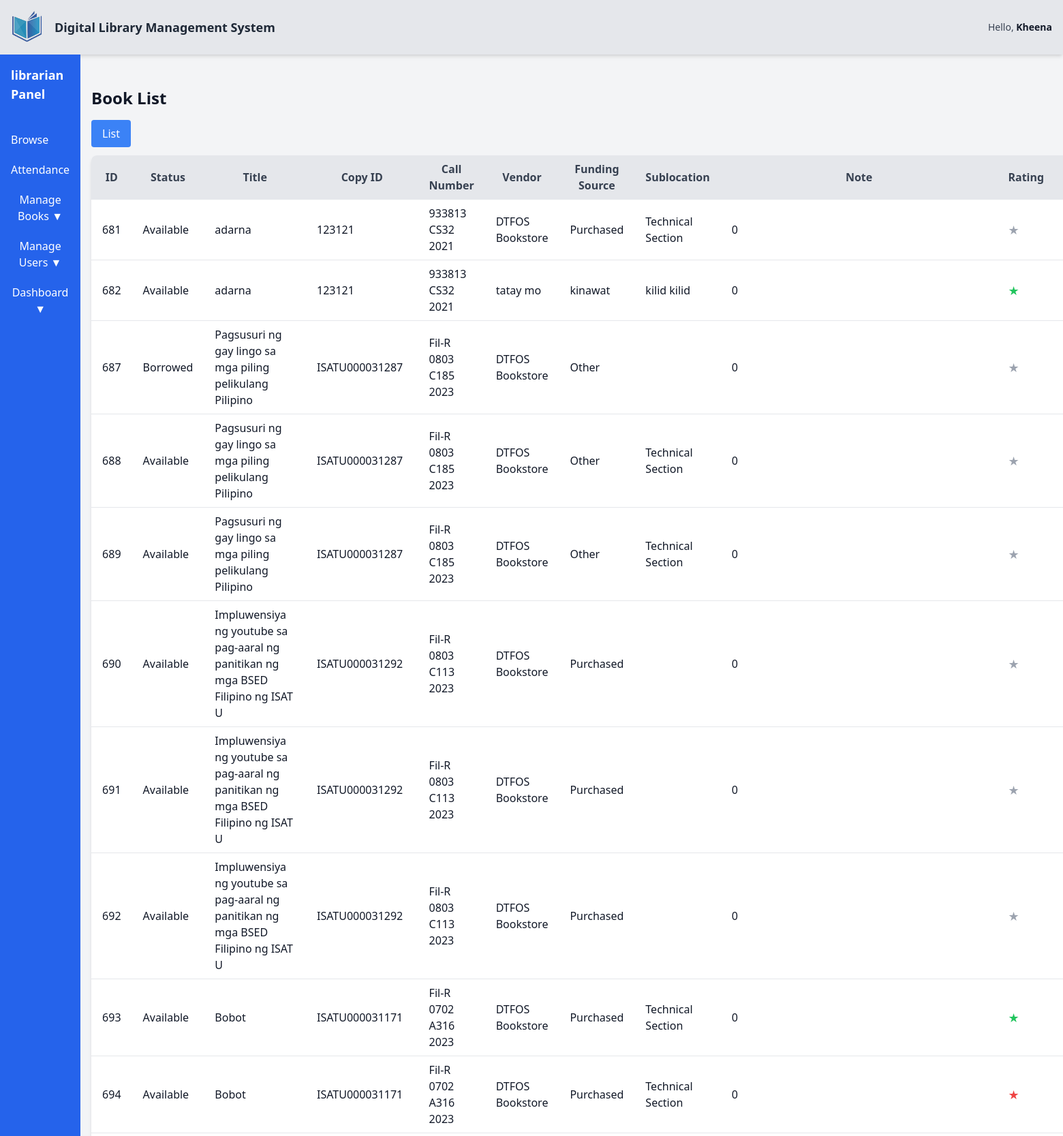
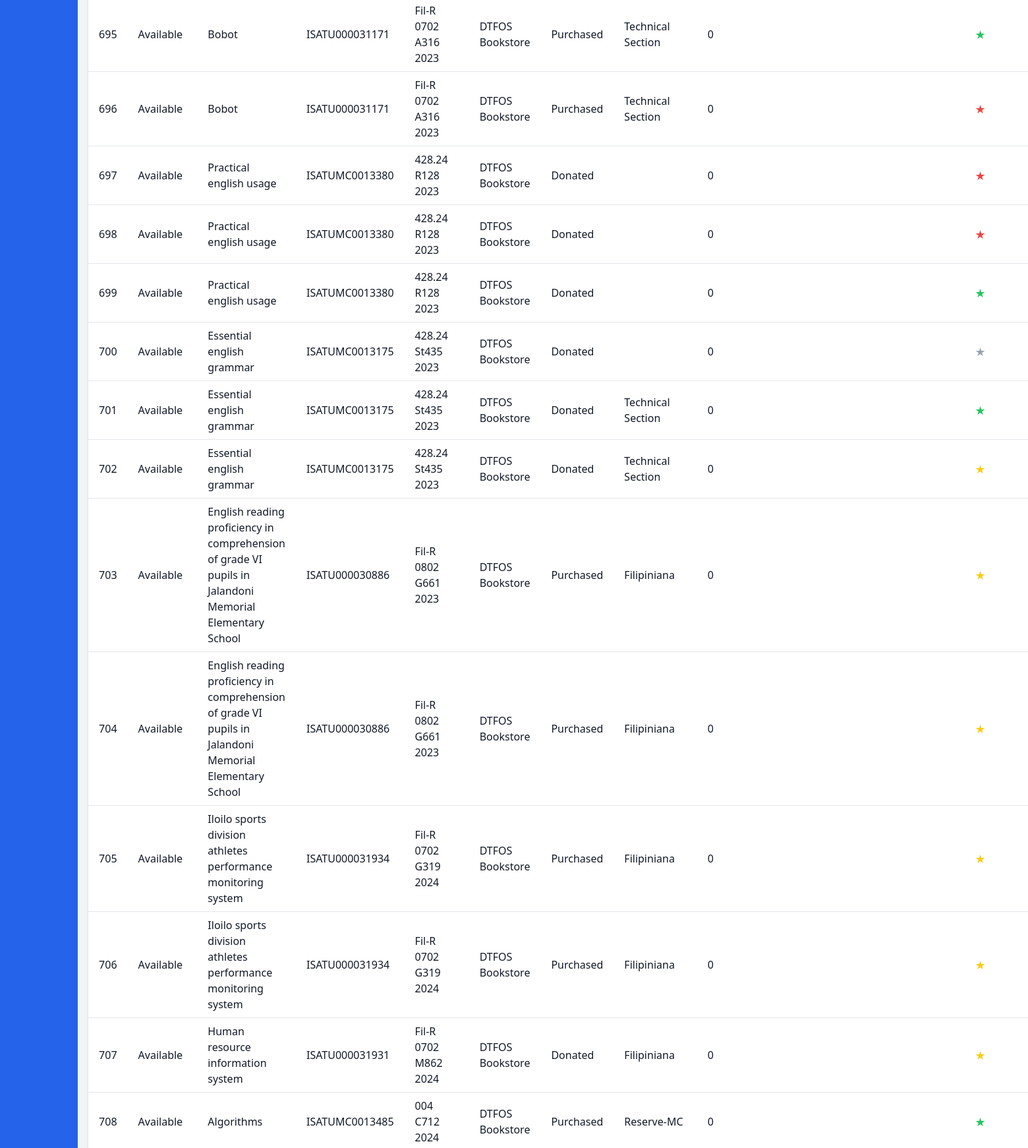
The app's page /dashboard/librarian/BookList.php (signed in, upper part) with its own data (2 pictures, top to bottom).
### tables this page shows
CREATE TABLE `contact` (
  `IDno` varchar(11) NOT NULL,
  `email1` varchar(100) DEFAULT NULL,
  `con1` varchar(20) DEFAULT NULL
);

CREATE TABLE `users_info` (
  `IDno` varchar(11) NOT NULL,
  `Fname` varchar(50) DEFAULT NULL,
  `Sname` varchar(50) DEFAULT NULL,
  `Mname` varchar(50) DEFAULT NULL,
  `Ename` varchar(50) DEFAULT NULL,
  `gender` varchar(10) DEFAULT NULL,
  `photo` varchar(255) DEFAULT NULL
);

CREATE TABLE `book_copies` (
  `ID` int(11) NOT NULL,
  `book_copy` varchar(50) NOT NULL,
  `copy_ID` varchar(50) NOT NULL,
  `B_title` varchar(255) NOT NULL,
  `status` enum('Available','Borrowed','Reserve') DEFAULT NULL,
  `callNumber` varchar(50) DEFAULT NULL,
  `circulationType` varchar(50) DEFAULT NULL,
  `dateAcquired` date DEFAULT NULL,
  `description1` text DEFAULT NULL,
  `description2` text DEFAULT NULL,
  `description3` text DEFAULT NULL,
  `number1` int(11) DEFAULT NULL,
  `number2` int(11) DEFAULT NULL,
  `number3` int(11) DEFAULT NULL,
  `Sublocation` varchar(100) DEFAULT NULL,
  `vendor` varchar(100) DEFAULT NULL,
  `fundingSource` varchar(100) DEFAULT NULL,
  `rating` int(11) NOT NULL DEFAULT 0,
  `note` varchar(50) NOT NULL
);

### dashboard/config.php (called while the page is built, shortened)
<?php
$db_host = 'localhost';
$db_username = 'root';
$db_password = '';
$db_name = 'dlms';
$conn = mysqli_connect($db_host, $db_username, $db_password, $db_name);
$idno = isset($_SESSION['admin']) ? $_SESSION['admin']['IDno'] :
       (isset($_SESSION['student']) ? $_SESSION['student']['IDno'] : $_SESSION['librarian']['IDno']);
$combinedQuery = "
    SELECT
        contact.email1, contact.con1,
        address.municipality, address.barangay, address.province, address.DOB,
        users_info.Fname, users_info.Sname, users_info.IDno, users_info.Mname, users_info.Ename, users_info.gender, users_info.photo,
        user_details.college, user_details.course, user_details.yrLVL, user_details.A_LVL, user_details.status
    FROM contact
    JOIN address ON contact.IDno = address.IDno
    JOIN users_info ON contact.IDno = users_info.IDno
    JOIN user_details ON contact.IDno = user_details.IDno
    WHERE contact.IDno = ?
";
$stmt = $conn->prepare($combinedQuery);
$stmt->bind_param("s", $idno);
$stmt->execute();
$result = $stmt->get_result();
$userData = $result->fetch_assoc();
?>

### dashboard/librarian/BookList.php (the view, shortened to what this page needs)
<?php
include '../config.php';
$book_title = isset($_GET['title']) ? $_GET['title'] : '';
$sql = "SELECT * FROM book_copies";
$stmt = $conn->prepare($sql);
$stmt->execute();
$result = $stmt->get_result();
?>
<!DOCTYPE html>
<html lang="en">
<head>
    <script src="https://cdn.tailwindcss.com"></script>
</head>
<body class="flex flex-col min-h-screen bg-gray-100 text-gray-900">
    <?php include 'include/header.php'; ?>
    <main class="flex">
        <?php include 'include/sidebar.php'; ?>
        <div class="flex-grow">
            <div class="container mx-auto p-4 pt-6 mt-6">
                <h2 class="text-2xl font-semibold mb-4">Book List</h2>
                <a href="ViewBook.php?title=<?php echo urlencode($book_title); ?>" class="inline-block bg-blue-500 text-white py-2 px-4 rounded hover:bg-blue-600 mb-3">List</a>
                <table class="min-w-full table-auto bg-white shadow-md rounded-lg overflow-hidden">
                    <thead>
                        <tr class="bg-gray-200 text-gray-700">
                            <th class="py-2 px-4 border-b">ID</th>
                            <th class="py-2 px-4 border-b">Status</th>
                            <th class="py-2 px-4 border-b">Title</th>
                            <th class="py-2 px-4 border-b">Copy ID</th>
                            <th class="py-2 px-4 border-b">Call Number</th>
                            <th class="py-2 px-4 border-b">Vendor</th>
                            <th class="py-2 px-4 border-b">Funding Source</th>
                            <th class="py-2 px-4 border-b">Sublocation</th>
                            <th class="py-2 px-4 border-b">Note</th>
                            <th class="py-2 px-4 border-b">Rating</th>
                            <th class="py-2 px-4 border-b">Action</th>
                        </tr>
                    </thead>
                    <tbody>
                        <?php
                        if ($result && $result->num_rows > 0) {
                            while ($row = $result->fetch_assoc()) {
                                echo "<tr class='border-b hover:bg-gray-50'>
                                    <td class='py-2 px-4'>" . htmlspecialchars($row['ID']) . "</td>
                                    <td class='py-2 px-4'>" . htmlspecialchars($row['status']) . "</td>
                                    <td class='py-2 px-4'>" . htmlspecialchars($row['B_title']) . "</td>
                                    <td class='py-2 px-4'>" . htmlspecialchars($row['copy_ID']) . "</td>
                                    <td class='py-2 px-4'>" . htmlspecialchars($row['callNumber']) . "</td>
                                    <td class='py-2 px-4'>" . htmlspecialchars($row['vendor']) . "</td>
                                    <td class='py-2 px-4'>" . htmlspecialchars($row['fundingSource']) . "</td>
                                    <td class='py-2 px-4'>" . htmlspecialchars($row['Sublocation']) . "</td>
                                    <td class='py-2 px-4'>" . htmlspecialchars($row['note']) . "</td>
                                    <td class='py-2 px-4'>";
$rating = (int) $row['rating'];
$maxStars = 1;
for ($i = 1; $i <= $maxStars; $i++) {
    if ($rating === 0) {
        echo '<span class="text-gray-400 text-lg inline-block">&#9733;</span>';
    } else {
        $color = match ($rating) {
            5 => 'text-green-500',
            4 => 'text-blue-500',
            3 => 'text-yellow-400',
            2 => 'text-orange-500',
            1 => 'text-red-500',
            default => 'text-gray-400',
        };
        echo "<span class='{$color} text-lg'>&#9733;</span>";
    }
}
                                echo "</td>
                                    <td class='py-2 px-4'>
                                        <a href='ViewCopy.php?ID=" . urlencode($row['ID']) . "' class='bg-blue-500 text-white py-1 px-3 rounded hover:bg-blue-600'>View</a>
                                    </td>
                                </tr>";
                            }
                        } else {
                            echo "<tr><td colspan='11' class='py-2 px-4 text-center'>No books available.</td></tr>";
                        }
                        ?>
                    </tbody>
                </table>
            </div>
        </div>
    </main>
</body>
</html>

### dashboard/librarian/include/header.php
<div class="flex items-center justify-between bg-gray-200 p-4 shadow-md">
    <div class="flex items-center">
        <a href="#">
            <img src="../../Registration/pic/logo wu.png" alt="Logo" class="h-12 w-12 mr-4">
        </a>
        <strong class="text-lg font-semibold text-gray-800">
            Digital Library Management System
        </strong>
    </div>
    <div class="flex items-center space-x-4">
        <?php if ($userData): ?>
            <span class="text-sm text-gray-700 font-medium">Hello,
                <strong class="text-gray-900"><?php echo htmlspecialchars($userData['Fname']); ?></strong>
            </span>
        <?php else: ?>
            <span class="text-sm text-gray-700 font-medium">Hello, <strong class="text-gray-900">Guest</strong></span>
        <?php endif; ?>
    </div>
</div>

### records on screen
contact: IDno.Fname "Kheena"
book_copies: ID "681", status "Available", B_title "adarna", copy_ID "123121", callNumber "933813 CS32 2021", vendor "DTFOS Bookstore", fundingSource "Purchased", Sublocation "Technical Section", note "0", rating 0 (drawn)
book_copies: ID "682", status "Available", B_title "adarna", copy_ID "123121", callNumber "933813 CS32 2021", vendor "tatay mo", fundingSource "kinawat", Sublocation "kilid kilid", note "0"
book_copies: ID "687", status "Borrowed", B_title "Pagsusuri ng gay lingo sa mga piling pelikulang Pilipino", copy_ID "ISATU000031287", callNumber "Fil-R 0803 C185 2023", vendor "DTFOS Bookstore", fundingSource "Other", note "0", rating 0 (drawn)
book_copies: ID "688", status "Available", B_title "Pagsusuri ng gay lingo sa mga piling pelikulang Pilipino", copy_ID "ISATU000031287", callNumber "Fil-R 0803 C185 2023", vendor "DTFOS Bookstore", fundingSource "Other", Sublocation "Technical Section", note "0", rating 0 (drawn)
book_copies: ID "689", status "Available", B_title "Pagsusuri ng gay lingo sa mga piling pelikulang Pilipino", copy_ID "ISATU000031287", callNumber "Fil-R 0803 C185 2023", vendor "DTFOS Bookstore", fundingSource "Other", Sublocation "Technical Section", note "0", rating 0 (drawn)
book_copies: ID "690", status "Available", B_title "Impluwensiya ng youtube sa pag-aaral ng panitikan ng mga BSED Filipino ng ISAT U", copy_ID "ISATU000031292", callNumber "Fil-R 0803 C113 2023", vendor "DTFOS Bookstore", fundingSource "Purchased", note "0", rating 0 (drawn)
book_copies: ID "691", status "Available", B_title "Impluwensiya ng youtube sa pag-aaral ng panitikan ng mga BSED Filipino ng ISAT U", copy_ID "ISATU000031292", callNumber "Fil-R 0803 C113 2023", vendor "DTFOS Bookstore", fundingSource "Purchased", note "0", rating 0 (drawn)
book_copies: ID "692", status "Available", B_title "Impluwensiya ng youtube sa pag-aaral ng panitikan ng mga BSED Filipino ng ISAT U", copy_ID "ISATU000031292", callNumber "Fil-R 0803 C113 2023", vendor "DTFOS Bookstore", fundingSource "Purchased", note "0", rating 0 (drawn)
book_copies: ID "693", status "Available", B_title "Bobot", copy_ID "ISATU000031171", callNumber "Fil-R 0702 A316 2023", vendor "DTFOS Bookstore", fundingSource "Purchased", Sublocation "Technical Section", note "0"
book_copies: ID "694", status "Available", B_title "Bobot", copy_ID "ISATU000031171", callNumber "Fil-R 0702 A316 2023", vendor "DTFOS Bookstore", fundingSource "Purchased", Sublocation "Technical Section", note "0"
book_copies: ID "695", status "Available", B_title "Bobot", copy_ID "ISATU000031171", callNumber "Fil-R 0702 A316 2023", vendor "DTFOS Bookstore", fundingSource "Purchased", Sublocation "Technical Section", note "0"
book_copies: ID "696", status "Available", B_title "Bobot", copy_ID "ISATU000031171", callNumber "Fil-R 0702 A316 2023", vendor "DTFOS Bookstore", fundingSource "Purchased", Sublocation "Technical Section", note "0"
book_copies: ID "697", status "Available", B_title "Practical english usage", copy_ID "ISATUMC0013380", callNumber "428.24 R128 2023", vendor "DTFOS Bookstore", fundingSource "Donated", note "0"
book_copies: ID "698", status "Available", B_title "Practical english usage", copy_ID "ISATUMC0013380", callNumber "428.24 R128 2023", vendor "DTFOS Bookstore", fundingSource "Donated", note "0"
book_copies: ID "699", status "Available", B_title "Practical english usage", copy_ID "ISATUMC0013380", callNumber "428.24 R128 2023", vendor "DTFOS Bookstore", fundingSource "Donated", note "0"
book_copies: ID "700", status "Available", B_title "Essential english grammar", copy_ID "ISATUMC0013175", callNumber "428.24 St435 2023", vendor "DTFOS Bookstore", fundingSource "Donated", note "0", rating 0 (drawn)
book_copies: ID "701", status "Available", B_title "Essential english grammar", copy_ID "ISATUMC0013175", callNumber "428.24 St435 2023", vendor "DTFOS Bookstore", fundingSource "Donated", Sublocation "Technical Section", note "0"
book_copies: ID "702", status "Available", B_title "Essential english grammar", copy_ID "ISATUMC0013175", callNumber "428.24 St435 2023", vendor "DTFOS Bookstore", fundingSource "Donated", Sublocation "Technical Section", note "0"
book_copies: ID "703", status "Available", B_title "English reading proficiency in comprehension of grade VI pupils in Jalandoni Memorial Elementary School", copy_ID "ISATU000030886", callNumber "Fil-R 0802 G661 2023", vendor "DTFOS Bookstore", fundingSource "Purchased", Sublocation "Filipiniana", note "0"
book_copies: ID "704", status "Available", B_title "English reading proficiency in comprehension of grade VI pupils in Jalandoni Memorial Elementary School", copy_ID "ISATU000030886", callNumber "Fil-R 0802 G661 2023", vendor "DTFOS Bookstore", fundingSource "Purchased", Sublocation "Filipiniana", note "0"
book_copies: ID "705", status "Available", B_title "Iloilo sports division athletes performance monitoring system", copy_ID "ISATU000031934", callNumber "Fil-R 0702 G319 2024", vendor "DTFOS Bookstore", fundingSource "Purchased", Sublocation "Filipiniana", note "0"
book_copies: ID "706", status "Available", B_title "Iloilo sports division athletes performance monitoring system", copy_ID "ISATU000031934", callNumber "Fil-R 0702 G319 2024", vendor "DTFOS Bookstore", fundingSource "Purchased", Sublocation "Filipiniana", note "0"
book_copies: ID "707", status "Available", B_title "Human resource information system", copy_ID "ISATU000031931", callNumber "Fil-R 0702 M862 2024", vendor "DTFOS Bookstore", fundingSource "Donated", Sublocation "Filipiniana", note "0"
book_copies: ID "708", status "Available", B_title "Algorithms", copy_ID "ISATUMC0013485", callNumber "004 C712 2024", vendor "DTFOS Bookstore", fundingSource "Purchased", Sublocation "Reserve-MC", note "0"
